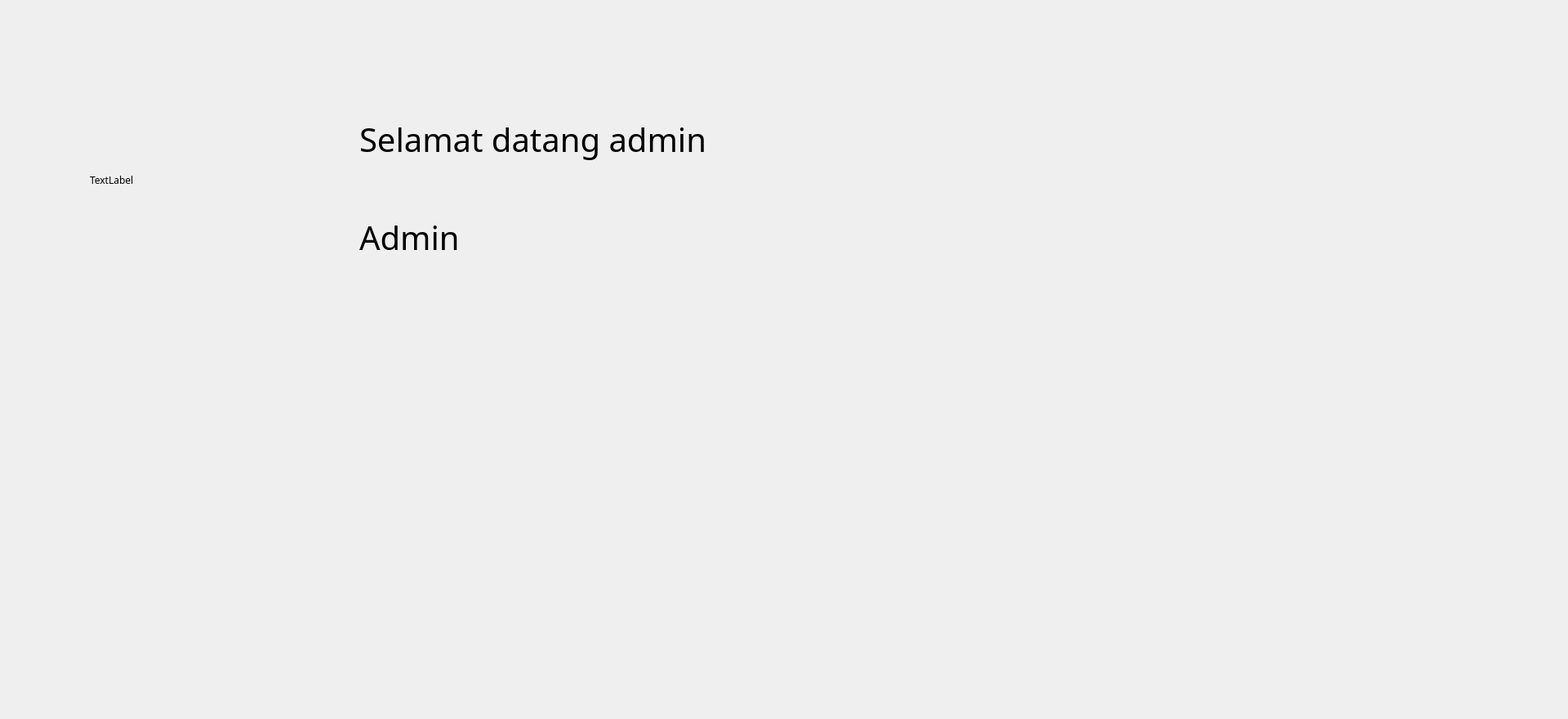
<?xml version="1.0" encoding="UTF-8"?>
<ui version="4.0">
 <class>Form</class>
 <widget class="QWidget" name="Form">
  <property name="geometry">
   <rect>
    <x>0</x>
    <y>0</y>
    <width>1920</width>
    <height>880</height>
   </rect>
  </property>
  <property name="windowTitle">
   <string>Form</string>
  </property>
  <widget class="QLabel" name="label">
   <property name="geometry">
    <rect>
     <x>440</x>
     <y>110</y>
     <width>621</width>
     <height>121</height>
    </rect>
   </property>
   <property name="font">
    <font>
     <family>Franklin Gothic Book</family>
     <pointsize>30</pointsize>
    </font>
   </property>
   <property name="text">
    <string>Selamat datang admin</string>
   </property>
  </widget>
  <widget class="QLabel" name="adminImage">
   <property name="geometry">
    <rect>
     <x>110</x>
     <y>70</y>
     <width>300</width>
     <height>300</height>
    </rect>
   </property>
   <property name="sizePolicy">
    <sizepolicy hsizetype="Fixed" vsizetype="Preferred">
     <horstretch>0</horstretch>
     <verstretch>0</verstretch>
    </sizepolicy>
   </property>
   <property name="font">
    <font>
     <family>Monotype Corsiva</family>
    </font>
   </property>
   <property name="text">
    <string>TextLabel</string>
   </property>
  </widget>
  <widget class="QLabel" name="adminName">
   <property name="geometry">
    <rect>
     <x>440</x>
     <y>200</y>
     <width>571</width>
     <height>181</height>
    </rect>
   </property>
   <property name="font">
    <font>
     <family>Franklin Gothic Book</family>
     <pointsize>30</pointsize>
    </font>
   </property>
   <property name="text">
    <string>Admin</string>
   </property>
   <property name="wordWrap">
    <bool>true</bool>
   </property>
  </widget>
 </widget>
 <resources/>
 <connections/>
</ui>
